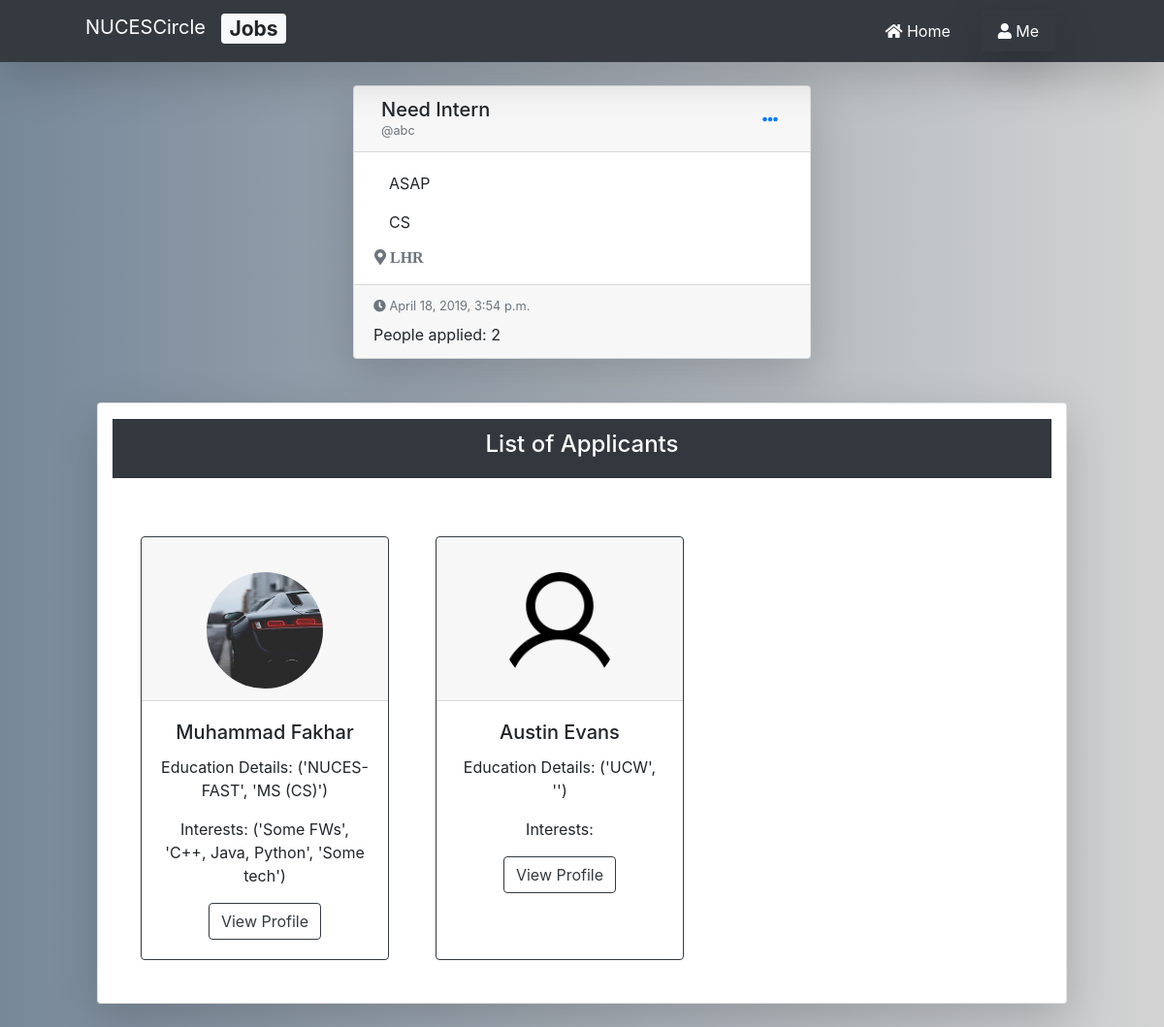
The app's page /recruit/20/detail/ (signed in) with its own data.
### nucescircle/models.py (models this page shows, shortened)
class Job(models.Model):
    posted_by = models.ForeignKey(User, on_delete=models.CASCADE)
    job_title = models.CharField(max_length=32, blank=False)
    job_desc = models.TextField(blank=False)
    job_location = models.CharField(max_length=32, blank=False)
    job_field = models.CharField(max_length=6, blank=True)
    job_tags = models.CharField(max_length=255, blank=True)
    date_posted = models.DateTimeField(default=timezone.now)

### users/models.py (models this page shows, shortened)
class Profile(models.Model):
    user = models.OneToOneField(User, on_delete=models.CASCADE)
    accomplishments = models.CharField(max_length=255, blank=True)
    skills = models.CharField(max_length=255, blank=True)
    experiences = models.CharField(max_length=255, blank=True)
    interests = models.CharField(max_length=255, blank=True)
    grad_date = models.DateTimeField(blank=True, null=True)
    image = models.ImageField(default='default.jpg', upload_to='profile_pics')
    friends = models.ManyToManyField("Profile", blank=True)  # to have a list of all the associated other user models

class Education(models.Model):
    school = models.CharField(max_length=255, blank=False)
    degree = models.CharField(max_length=255, blank=True)
    study_field = models.CharField(max_length=255, blank=True)
    description = models.TextField(max_length=1023, blank=True)
    grad_year = models.DateField(blank=True, null=True)
    user = models.ForeignKey(User, on_delete=models.CASCADE)
    def __str__(self):
        return f'{self.school, self.degree}'

class Interests(models.Model):
    frameworks = models.CharField(max_length=255, blank=True)
    languages = models.CharField(max_length=255, blank=True)
    technologies = models.CharField(max_length=255, blank=True)
    user = models.OneToOneField(User, on_delete=models.CASCADE)
    def __str__(self):
        return f'{self.frameworks, self.languages, self.technologies}'

### nucescircle/views.py (the view)
# urls.py: path('recruit/<int:pk>/detail/', JobDetailView.as_view(), name='job-detail'),
class JobDetailView(LoginRequiredMixin, UserPassesTestMixin, DetailView):
    model = Job
    template_name = 'nucescircle/job_detail.html'
    def get_context_data(self, **kwargs):
        context = super(JobDetailView, self).get_context_data(**kwargs)
        this_job_app_count = JobApplications.objects.filter(job_applied_for__pk=self.object.id).count()
        this_job_app = JobApplications.objects.filter(job_applied_for__pk=self.object.id).\
            values_list('applicant', flat=True)
        context['this_job_app_count'] = this_job_app_count
        context['this_job_apps'] = this_job_app
        context['all_users'] = User.objects.all()
        return context
    def test_func(self):  # preventing other users from updating posts
        rec = Recruiter.objects.filter(user=self.request.user)
        job = self.get_object()
        if self.request.user == job.posted_by and rec:
            return True
        return False

### nucescircle/templates/nucescircle/job_detail.html (shortened to what this page needs)
{% extends "nucescircle/base.html" %}
{% block content %}
<div class="col-md-6 mx-auto gedf-main mt-4">
    <div class="card gedf-card shadow-lg">
        <div class="card-header">
            <div class="d-flex justify-content-between align-items-center">
                <div class="d-flex justify-content-between align-items-center">
                    <div class="ml-2">
                        <div class="h5 m-0">{{ object.job_title }}</div>
                        <div class="h7 text-muted">@{{object.posted_by}}</div>
                    </div>
                </div>
                <div class="ml-auto">
                    <div class="dropdown">
                        <button class="btn btn-link dropdown-toggle" type="button" id="gedf-drop1" data-toggle="dropdown" aria-haspopup="true" aria-expanded="false">
                            <i class="fas fa-ellipsis-h"></i>
                        </button>
                    </div>
                </div>
            </div>
        </div>
        <div class="card-body ml-3">
            <p class="card-text">
                {{object.job_desc}}
            </p>
            <p class="card-text">
                {{ object.job_field }}
            </p>
            <div class="row"><i class="fas fa-map-marker-alt text-muted"> {{ object.job_location }}</i></div>
        </div>
        <div class="card-footer">
            <div class="text-muted h7 mb-2"> <i class="fas fa-clock"></i> {{object.date_posted}}</div>
            <div>
                People applied: {{ this_job_app_count }}
            </div>
        </div>
    </div>
</div>
 <div class="card col-md-10 mx-auto text-center my-4 shadow-lg rounded">
        <div class="bg-dark text-white my-3">
            <div class="card-header">
            <h4>List of Applicants</h4>
            </div>
        </div>
        <div class="card-body">
            <div class="row">
            {% if this_job_app_count > 0 %}
                {% for applicant in all_users %}
                    {% if applicant.id in this_job_apps %}
                        <div class="search-user-card text-center card border-dark mt-4 ml-4 mr-4 mb-4">
                            <div class="card-header">
                                <a href="{% url 'view-profile' applicant.id %}">
                                        <img class="rounded-circle mt-4" src="{{ applicant.profile.image.url }}" height="120" width="120" alt="User Profile Image"/>
                                </a>
                            </div>
                            <div class="card-body">
                                <h5 class="card-title">{{applicant.first_name}} {{applicant.last_name}}</h5>
                                <p class="card-text">Education Details: {{ applicant.education_set.all.first }}</p>
                                <p class="card-text">Interests: {{ applicant.interests }}</p>
                                <a href="{% url 'view-profile' applicant.id %}" class="btn btn-outline-dark">View Profile</a>
                            </div>
                        </div>
                    {% endif %}
                {% endfor %}
            {% else %}
                <div class="py-3 mx-auto px-3">
                    <h4>No user has applied for this job yet.</h4>
                </div>
            {% endif %}
            </div>
        </div>
    </div>
{% endblock content %}

### nucescircle/static/nucescircle/newStyling.css (style rules this page uses)
a { color: black; }
#gradBg2 { background-color: slategray; background-image: linear-gradient(90deg, lightslategray, lightgray); }
body { background-color: #eeeeee; }
.h7 { font-size: 0.8rem; }
@media (min-width: 992px) { .gedf-main { padding-left: 4rem; padding-right: 4rem; } }
@media (min-width: 992px) { .gedf-card { margin-bottom: 2.77rem; } }
.dropdown-toggle::after { content: none; display: none; }
.search-user-card { width: 16rem; }

### records on screen
Job: job_title "Need Intern", posted_by "abc", job_desc "ASAP", job_field "CS", job_location "LHR", date_posted "April 18, 2019, 3:54 p.m."

### other values on screen
{{ this_job_app_count }} "2"
{{ applicant.first_name }} "Muhammad"
{{ applicant.last_name }} "Fakhar"
{{ applicant.education_set.all.first }} "('NUCES-FAST', 'MS (CS)')"
{{ applicant.interests }} "('Some FWs', 'C++, Java, Python', 'Some tech')"
{{ applicant.first_name }} "Austin"
{{ applicant.last_name }} "Evans"
{{ applicant.education_set.all.first }} "('UCW', '')"
